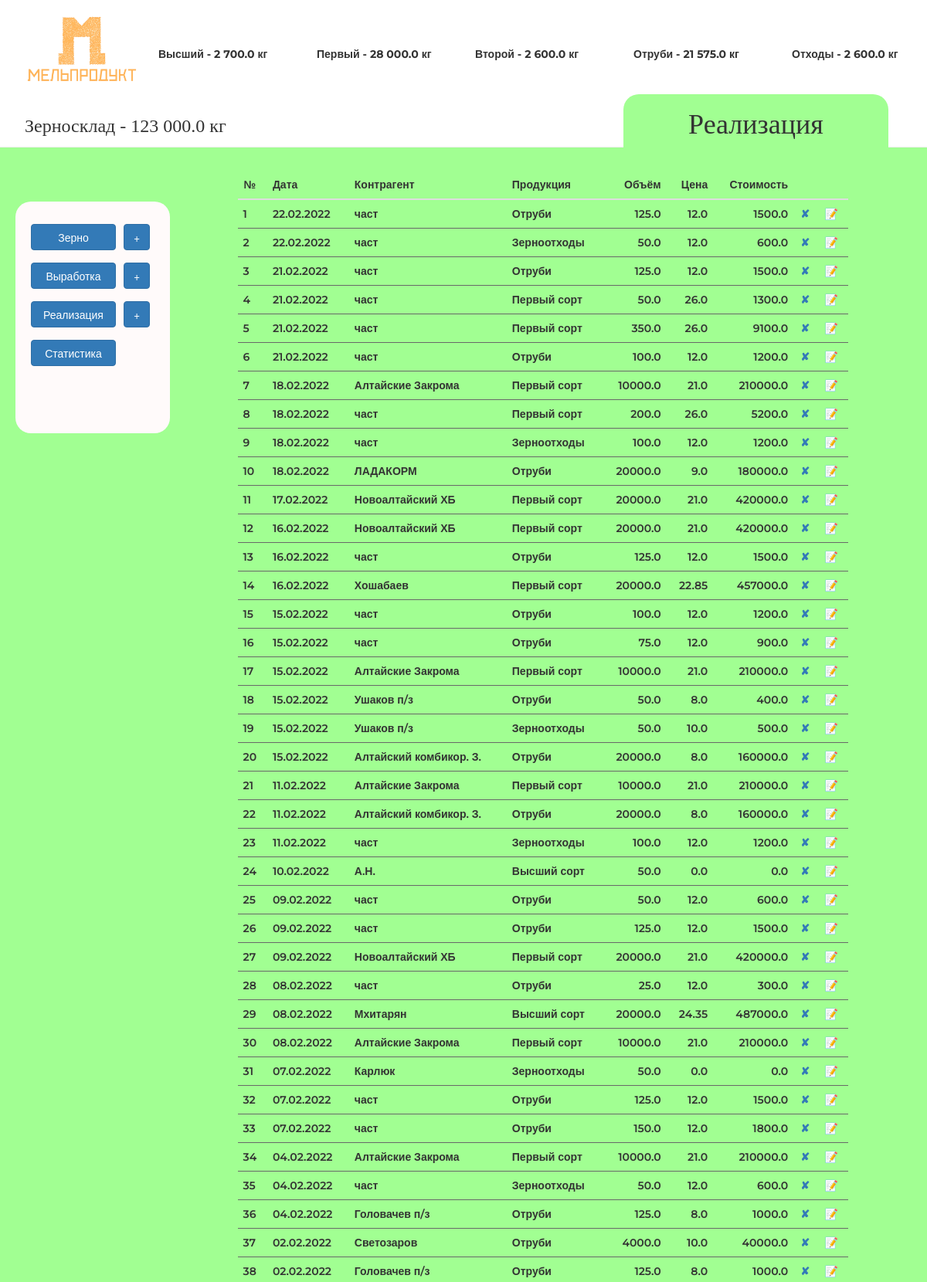
The app's page /real (upper part) with its own data.
### main.py (models this page shows)
class Realisation(db.Model):
    __tablename__ = "realisations"
    id = db.Column(db.Integer, primary_key=True)
    agent = db.Column(db.String(250), nullable=False)
    date = db.Column(db.Date(), nullable=False)
    production = db.Column(db.String(250), nullable=False)
    value = db.Column(db.Float(20), nullable=False)
    price = db.Column(db.Float(20), nullable=False)
    cost = db.Column(db.Float(20), nullable=False)

### main.py (the view)
@app.route('/real', methods=['GET', 'POST'])
def real():
    stock = Stock.query.filter_by(id=1).first()
    realisation_form = AddRealisation(date=dt.datetime.now())
    table = db.session.query(Realisation).filter(Realisation.date <= dt.datetime.now(), Realisation.date >= dt.datetime.now()-dt.timedelta(days=30)).order_by(Realisation.date).all()
    return render_template('real.html', title='Реализация', form=realisation_form, first='{:,}'.format(stock.first).replace(',', ' '),
                           second='{:,}'.format(stock.second).replace(',', ' '),
                           highest='{:,}'.format(stock.highest).replace(',', ' '),
                           bran='{:,}'.format(stock.bran).replace(',', ' '),
                           waste='{:,}'.format(stock.waste).replace(',', ' '),
                           grain='{:,}'.format(stock.grain).replace(',', ' '),
                           button='real', target='real', onclick11='onclick=', onclick2='onclick=', onclick3='onclick=',
                           table=reversed(table), onclick22='onclick=', onclick33='onclick=', bcolor='#a1ff92',
                           mright='50px', bimage='/../static/img/A1FF92.png'
                           )

### templates/real.html
{% extends 'index.html' %}
{% block table %}
{% include "realisation-table.html" %}
{% endblock %}

### templates/realisation-table.html (shortened to what this page needs)
<div class="col-md-8 col-sm-12" >
<table class="table table-hover counter">
        <thead>
          <tr>
            <th scope="col">№</th>
            <th scope="col">Дата</th>
            <th scope="col">Контрагент</th>
            <th scope="col">Продукция</th>
            <th scope="col" class="rghtalgn">Объём</th>
            <th scope="col" class="rghtalgn">Цена</th>
            <th scope="col" class="rghtalgn">Стоимость</th>
            <th scope="col" class="rghtalgn"></th>
            <th scope="col" class="rghtalgn"></th>
          </tr>
        </thead>
        <tbody>
        {% for line in table %}
          <tr>
            <td>{{line.date.strftime('%d.%m.%Y')}}</td>
            <td>{{line.agent}}</td>
            <td>{{line.production}}</td>
            <td class="rghtalgn" >{{line.value}}</td>
            <td class="rghtalgn">{{line.price}}</td>
            <td class="rghtalgn">{{line.cost}}</td>
            <td><a href="#" data-toggle="modal" title="Удалить" data-target="#test" onclick="aTestFunction({{line.id}}, {{line.value}}, '{{line.production}}')">✘</a></td>
            <td><a class="editreal" href="{{url_for('real_edit', item_id=line.id)}}" type="button" title="Редактировать">📝</a></td>
          </tr>
        {% endfor %}
        </tbody>
      </table>
        </div>

### static/css/main.css (style rules this page uses)
body { margin-top: -20px; }
td, tr, th { font-family: 'Montserrat', sans-serif; font-weight: 600; }
.rghtalgn { text-align: right; }
.counter { counter-reset: schet; }
.counter tbody tr { counter-increment: schet; }
.counter td, .counter tr:before { padding: .1em .5em; border-bottom: 1px solid DimGray; }
.counter tbody tr:before { content: counter(schet); display: table-cell; vertical-align: middle; }

### records on screen
Realisation: date "22.02.2022", agent "част", production "Отруби", value "125.0", price "12.0", cost "1500.0"
Realisation: date "22.02.2022", agent "част", production "Зерноотходы", value "50.0", price "12.0", cost "600.0"
Realisation: date "21.02.2022", agent "част", production "Отруби", value "125.0", price "12.0", cost "1500.0"
Realisation: date "21.02.2022", agent "част", production "Первый сорт", value "50.0", price "26.0", cost "1300.0"
Realisation: date "21.02.2022", agent "част", production "Первый сорт", value "350.0", price "26.0", cost "9100.0"
Realisation: date "21.02.2022", agent "част", production "Отруби", value "100.0", price "12.0", cost "1200.0"
Realisation: date "18.02.2022", agent "Алтайские Закрома", production "Первый сорт", value "10000.0", price "21.0", cost "210000.0"
Realisation: date "18.02.2022", agent "част", production "Первый сорт", value "200.0", price "26.0", cost "5200.0"
Realisation: date "18.02.2022", agent "част", production "Зерноотходы", value "100.0", price "12.0", cost "1200.0"
Realisation: date "18.02.2022", agent "ЛАДАКОРМ", production "Отруби", value "20000.0", price "9.0", cost "180000.0"
Realisation: date "17.02.2022", agent "Новоалтайский ХБ", production "Первый сорт", value "20000.0", price "21.0", cost "420000.0"
Realisation: date "16.02.2022", agent "Новоалтайский ХБ", production "Первый сорт", value "20000.0", price "21.0", cost "420000.0"
Realisation: date "16.02.2022", agent "част", production "Отруби", value "125.0", price "12.0", cost "1500.0"
Realisation: date "16.02.2022", agent "Хошабаев", production "Первый сорт", value "20000.0", price "22.85", cost "457000.0"
Realisation: date "15.02.2022", agent "част", production "Отруби", value "100.0", price "12.0", cost "1200.0"
Realisation: date "15.02.2022", agent "част", production "Отруби", value "75.0", price "12.0", cost "900.0"
Realisation: date "15.02.2022", agent "Алтайские Закрома", production "Первый сорт", value "10000.0", price "21.0", cost "210000.0"
Realisation: date "15.02.2022", agent "Ушаков п/з", production "Отруби", value "50.0", price "8.0", cost "400.0"
Realisation: date "15.02.2022", agent "Ушаков п/з", production "Зерноотходы", value "50.0", price "10.0", cost "500.0"
Realisation: date "15.02.2022", agent "Алтайский комбикор. З.", production "Отруби", value "20000.0", price "8.0", cost "160000.0"
Realisation: date "11.02.2022", agent "Алтайские Закрома", production "Первый сорт", value "10000.0", price "21.0", cost "210000.0"
Realisation: date "11.02.2022", agent "Алтайский комбикор. З.", production "Отруби", value "20000.0", price "8.0", cost "160000.0"
Realisation: date "11.02.2022", agent "част", production "Зерноотходы", value "100.0", price "12.0", cost "1200.0"
Realisation: date "10.02.2022", agent "А.Н.", production "Высший сорт", value "50.0", price "0.0", cost "0.0"
Realisation: date "09.02.2022", agent "част", production "Отруби", value "50.0", price "12.0", cost "600.0"
Realisation: date "09.02.2022", agent "част", production "Отруби", value "125.0", price "12.0", cost "1500.0"
Realisation: date "09.02.2022", agent "Новоалтайский ХБ", production "Первый сорт", value "20000.0", price "21.0", cost "420000.0"
Realisation: date "08.02.2022", agent "част", production "Отруби", value "25.0", price "12.0", cost "300.0"
Realisation: date "08.02.2022", agent "Мхитарян", production "Высший сорт", value "20000.0", price "24.35", cost "487000.0"
Realisation: date "08.02.2022", agent "Алтайские Закрома", production "Первый сорт", value "10000.0", price "21.0", cost "210000.0"
Realisation: date "07.02.2022", agent "Карлюк", production "Зерноотходы", value "50.0", price "0.0", cost "0.0"
Realisation: date "07.02.2022", agent "част", production "Отруби", value "125.0", price "12.0", cost "1500.0"
Realisation: date "07.02.2022", agent "част", production "Отруби", value "150.0", price "12.0", cost "1800.0"
Realisation: date "04.02.2022", agent "Алтайские Закрома", production "Первый сорт", value "10000.0", price "21.0", cost "210000.0"
Realisation: date "04.02.2022", agent "част", production "Зерноотходы", value "50.0", price "12.0", cost "600.0"
Realisation: date "04.02.2022", agent "Головачев п/з", production "Отруби", value "125.0", price "8.0", cost "1000.0"
Realisation: date "02.02.2022", agent "Светозаров", production "Отруби", value "4000.0", price "10.0", cost "40000.0"
Realisation: date "02.02.2022", agent "Головачев п/з", production "Отруби", value "125.0", price "8.0", cost "1000.0"

### other values on screen
{{ highest }} "2 700.0"
{{ first }} "28 000.0"
{{ second }} "2 600.0"
{{ bran }} "21 575.0"
{{ waste }} "2 600.0"
{{ grain }} "123 000.0"
{{ title }} "Реализация"
